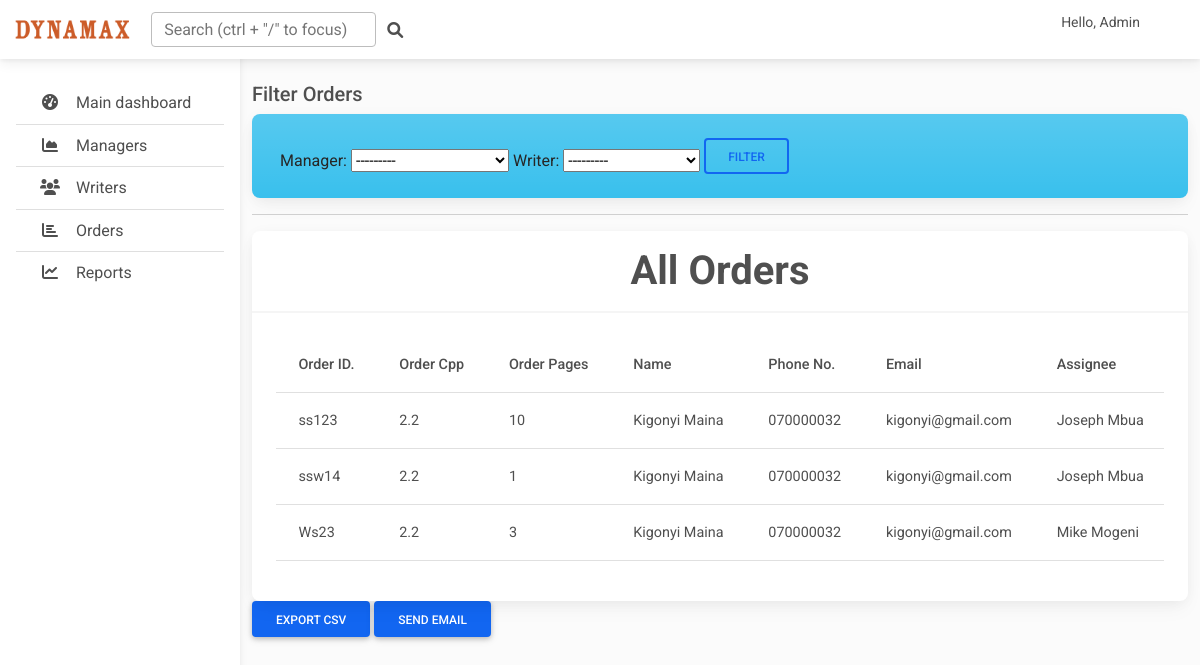
Screenshot of /jantaorders/ (signed in) with the database file from the repository.
### Janta/models.py (models this page shows)
class Order(models.Model):
    manager = models.ForeignKey(Manager, on_delete=models.SET_NULL, null=True)
    writer = models.ForeignKey(Writer, on_delete=models.SET_NULL, null=True)
    order_id = models.CharField(max_length=20, null=True)
    cpp = models.CharField(max_length=10, null=True)
    pages = models.IntegerField(null=True)
    date_created = models.DateTimeField(auto_now_add=True, null=True)

class Writer(models.Model):
    CHOICES = [
        ('M','Male'),
        ('F','Female'),
    ]
    National_ID = models.CharField(max_length=10, null=True)
    Full_Names = models.CharField(max_length=40, null=True)
    Gender = models.CharField(choices=CHOICES, max_length=1, null=True)
    Phone_no = models.CharField(max_length=12, null=True)
    Email = models.EmailField(max_length=100, null=True)
    Bank_name = models.CharField(max_length=25, null=True)
    Account_no = models.CharField(max_length=20, null=True)

class Manager(models.Model):
    CHOICES = [
        ('M','Male'),
        ('F','Female'),
    ]
    user = models.OneToOneField(User, on_delete=models.CASCADE, null=True)
    National_ID = models.CharField(max_length=10, null=True)
    Full_Names = models.CharField(max_length=40, null=True)
    Gender = models.CharField(choices=CHOICES, max_length=1, null=True)
    Phone_no = models.CharField(max_length=12, null=True)
    Email = models.EmailField(max_length=100, null=True)
    Bank_name = models.CharField(max_length=25, null=True)
    Account_no = models.CharField(max_length=20, null=True)
    profile_pic = models.ImageField(default='avatar.png', null=True, blank=True)

### Janta/views.py (the view)
# urls.py: path('jantaorders/', views.allorders, name='janta_orders'),
@login_required(login_url='login')
def allorders(request):
    orders = Order.objects.all()
    myfilter = OrderFilter(request.GET, queryset=orders)
    orders = myfilter.qs
    context = {'orders':orders, 'myfilter':myfilter}
    return render(request, 'admin/orders.html', context)

### Janta/Templates/admin/orders.html
{% extends 'admin/main.html' %}
{% load crispy_forms_tags %}
{% block content %}
<main style="margin-top: 58px">
  <div class="container pt-4">
    <h5>Filter Orders</h5>
    <div class="row">
        <div class="container-sm">
          <div class="card bg-info bg-gradient text-dark">
            <div class="card-body">
              <div class="d-flex justify-content-between px-md-1">
                <div>
                    <form action="" method="GET" class="form-inline">
                      <div class="md-form">
                        {{myfilter.form}}
                        <button type="submit" class="btn btn-outline-primary" data-mdb-ripple-color="dark">Filter</button>
                      </div>
                    </form>
                </div>
              </div>
            </div>
          </div>
        </div>
    </div>
    <hr>
    <div class="row">
        <div class="container-sm">
          <div class="card">
            <div class="card-header text-center py-3">
                <h1 class="mb-0">
                  <strong>All Orders</strong>
                </h1>
            </div>
            <div class="card-body">
                <div class="table-responsive">
                    <table class="table table-hover text-nowrap">
                      <thead>
                        <tr>
                            <th scope="col">Order ID.</th>
                            <th scope="col">Order Cpp</th>
                            <th scope="col">Order Pages</th>
                            <th scope="col">Name</th>
                            <th scope="col">Phone No.</th>
                            <th scope="col">Email</th>
                            <th scope="col">Assignee</th>
                        </tr>
                      </thead>
                      <tbody>
                        {% for order in orders %}
                        <tr>
                            <td>{{order.order_id}}</td>
                            <td>{{order.cpp}}</td>
                            <td>{{order.pages}}</td>
                            <td>{{order.writer.Full_Names}}</td>
                            <td>{{order.writer.Phone_no}}</td>
                            <td>{{order.writer.Email}}</td>
                            <td>{{order.manager.Full_Names}}</td>
                        </tr>
                        {% endfor %}
                      </tbody>
                    </table>
                  </div>
            </div>
          </div>
        </div>
    </div>
    <a href="{% url 'export_csv' %}">
        <button type="submit" class="btn btn-primary">Export csv</button>
    </a>
    <a href="#">
        <button type="submit" class="btn btn-primary">Send Email</button>
    </a>
</div>
</main>
{% endblock %}

### Janta/Templates/admin/main.html (shortened to what this page needs)
{% load static %}
<!DOCTYPE html>
<html lang="en">
  <head>
    <link
      rel="stylesheet"
      href="https://cdnjs.cloudflare.com/ajax/libs/font-awesome/6.0.0/css/all.min.css"
    />
    <link rel="stylesheet" href="{% static '/css/mdb.min.css' %}" />
  </head>
  <body>
<header>
    <nav
         id="sidebarMenu"
         class="collapse d-lg-block sidebar collapse bg-white"
         >
      <div class="position-sticky">
        <div class="list-group list-group-flush mx-3 mt-4" id="myDIV">
          <a
             href="{% url 'dashboard' %}"
             class="list-group-item list-group-item-action py-2 ripple"
             aria-current="true"
             >
            <i class="fas fa-tachometer-alt fa-fw me-3"></i
              ><span>Main dashboard</span>
          </a>
          <a
             href="{% url 'managers' %}"
             class="list-group-item list-group-item-action py-2 ripple"
             >
            <i class="fas fa-chart-area fa-fw me-3"></i
              ><span>Managers</span>
          </a>
          <a
             href="{% url 'writers' %}"
             class="list-group-item list-group-item-action py-2 ripple"
             ><i class="fas fa-users fa-fw me-3"></i><span>Writers</span></a
            >
          <a
             href="{% url 'janta_orders' %}"
             class="list-group-item list-group-item-action py-2 ripple"
             ><i class="fas fa-chart-bar fa-fw me-3"></i><span>Orders</span></a
            >
          <a
          href="{% url 'janta_reports' %}"
          class="list-group-item list-group-item-action py-2 ripple"
          ><i class="fas fa-chart-line fa-fw me-3"></i
          ><span>Reports</span></a
          >
        </div>
      </div>
    </nav>
    <nav
         id="main-navbar"
         class="navbar navbar-expand-lg navbar-light bg-white fixed-top"
         >
      <div class="container-fluid">
        <a class="navbar-brand" href="#">
          <img
               src="{% static '/img/My project-1.png' %}"
               height="25"
               alt=""
               loading="lazy"
               />
        </a>
        <form class="d-none d-md-flex input-group w-auto my-auto">
          <input
                 autocomplete="off"
                 type="search"
                 class="form-control rounded"
                 placeholder='Search (ctrl + "/" to focus)'
                 style="min-width: 225px"
                 />
          <span class="input-group-text border-0"
                ><i class="fas fa-search"></i
            ></span>
        </form>
        <ul class="navbar-nav ms-auto d-flex flex-row">
          <li class="nav-item me-3 me-lg-0">
            <small>Hello, Admin</small>
          </li>
          <li class="nav-item dropdown">
            <a
               class="nav-link me-3 me-lg-0 dropdown-toggle hidden-arrow"
               href="#"
               id="navbarDropdown"
               role="button"
               data-mdb-toggle="dropdown"
               aria-expanded="false"
               >
              <i class="united kingdom flag m-0"></i>
            </a>
          </li>
          <li class="nav-item dropdown">
            <a
               class="nav-link dropdown-toggle hidden-arrow d-flex align-items-center"
               href="#"
               id="navbarDropdownMenuLink"
               role="button"
               data-mdb-toggle="dropdown"
               aria-expanded="false"
               >
            </a>
          </li>
        </ul>
      </div>
    </nav>
  </header>
  {% block content %}
  {% endblock %}
  </body>
</html>

### Janta/Templates/admin/main.html (style rules this page uses)
body { background-color: #fbfbfb; }
@media (min-width: 991.98px) { main { padding-left: 240px; } }
.sidebar { position: fixed; top: 0; bottom: 0; left: 0; padding: 58px 0 0; box-shadow: 0 2px 5px 0 rgb(0 0 0 / 5%), 0 2px 10px 0 rgb(0 0 0 / 5%); width: 240px; z-index: 600; }

### rows the page displays
Order: order_id "ss123", cpp "2.2", pages "10", writer.Full_Names "Kigonyi Maina", writer.Phone_no "070000032", writer.Email "kigonyi@gmail.com", manager.Full_Names "Joseph Mbua"
Order: order_id "ssw14", cpp "2.2", pages "1", writer.Full_Names "Kigonyi Maina", writer.Phone_no "070000032", writer.Email "kigonyi@gmail.com", manager.Full_Names "Joseph Mbua"
Order: order_id "Ws23", cpp "2.2", pages "3", writer.Full_Names "Kigonyi Maina", writer.Phone_no "070000032", writer.Email "kigonyi@gmail.com", manager.Full_Names "Mike Mogeni"
